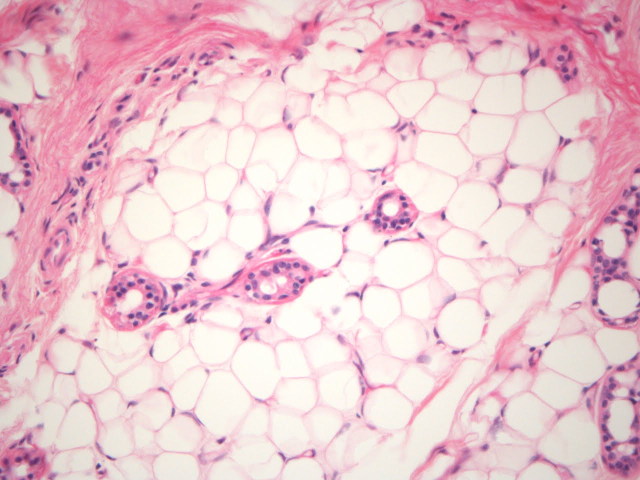
#> input picture data/adiposo01.jpg, 1280 x 960 px, found by its file name (shown at 1/2 size)
$ jupyter execute --allow-errors cell_biology.ipynb   (shell and % lines are left out)
#> lines starting #> are read from the running program, lines starting #| are printed output that depends on the picture; after the words box and inside, x2 and y2 are one past the last pixel; in counts of white or black regions, pixels touching at a corner belong together
<a href="https://colab.research.google.com/github/BrunoASNascimento/image-processing-study/blob/master/cell_biology.ipynb" target="_parent"></a>

#GIT CLONE
To get data

1. Qual é a quantidade de bits testa imagem? Justifique a sua resposta.
2. Converta esta imagem para níveis de cinza (usar a(s) banda(s) mais significativa(s)).
Para as questões seguintes, trabalhe com esta imagem em níveis de cinza.
3. Calcule e interprete o histograma desta imagem.
4. Desenvolva um script em Matlab (ou outra linguagem qualquer) para contar o número de células desta imagem.  Justifique cada comando do script.

#Imports

[cell 1]
from PIL import Image, ImageFilter
from google.colab.patches import cv2_imshow
import cv2
from matplotlib import pyplot as plt

#Read image

[cell 2]
img = cv2.imread('/content/image-processing-study/data/adiposo01.jpg', cv2.IMREAD_UNCHANGED)
#> img is the input picture: shape (960, 1280, 3); mean B, G, R 207.7, 199.9, 235.3
cv2_imshow(img)

#Convert image to grayscale

[cell 3]
img_gray = cv2.cvtColor(img, cv2.COLOR_BGR2GRAY)
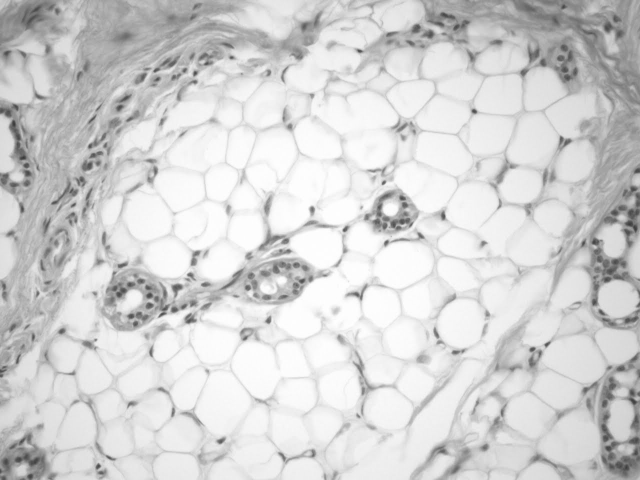
#> img_gray: shape (960, 1280) (shown at 1/2 size); min 53, max 255, mean 211.4
cv2_imshow(img_gray)

#Convert the contrast and brightness scale

[cell 4]
new_image = cv2.convertScaleAbs(img_gray, alpha=-2, beta=5)
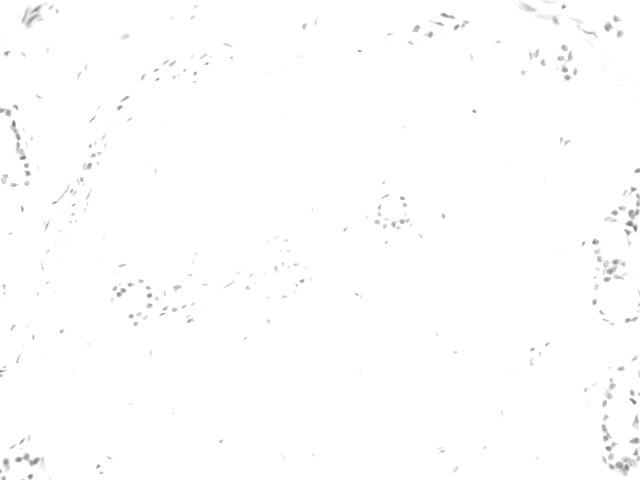
#> new_image: shape (960, 1280) (shown at 1/2 size); min 101, max 255, mean 253.8
cv2_imshow(new_image)

#Calculates histogram

[cell 5]
hist = cv2.calcHist([img_gray],[0],None,[256],[0,256])
#> hist = 256 values, max 32295 at index 253, min 0 at index 0, mean 4800

#Histogram chart

[cell 6]
plt.figure(figsize=(20,10))
plt.hist(img.ravel(),256,[0,256],color='grey')
plt.show()
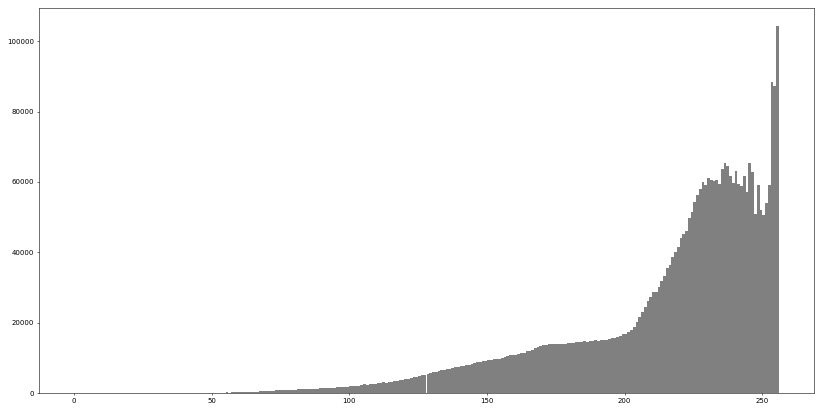
#> figure drawn by matplotlib, 1 panel; tallest bar 104242 high, from x = 255 to 256

#Create a binary thresholded image

[cell 7]
_, binary = cv2.threshold(new_image, 225, 255, cv2.THRESH_BINARY_INV)
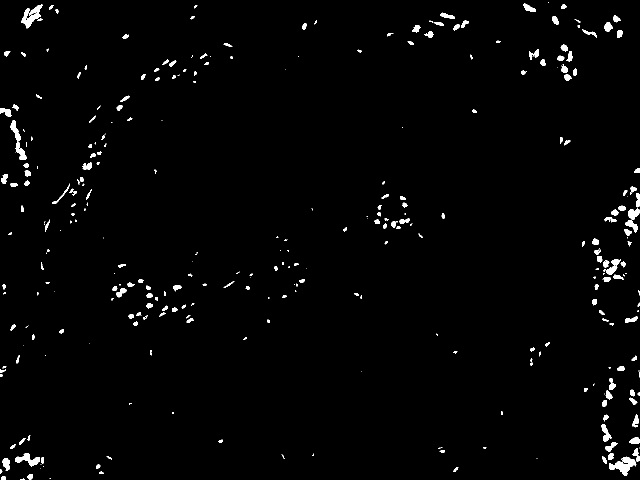
#> binary: shape (960, 1280) (shown at 1/2 size); 1.7% white; 323 white regions (106 under 20 px), largest, box (x1, y1, x2, y2) and area: (1218, 913, 1273, 952) 967, (43, 8, 85, 57) 869, (20, 240, 53, 320) 768
plt.imshow(binary, cmap="gray")
plt.show()

#> (a cell that did not finish here is left out)

# Get the image curve

[cell 9]
contours, hierarchy = cv2.findContours(img_gray, cv2.RETR_TREE, cv2.CHAIN_APPROX_SIMPLE)
#> contours = [[[0, 0], [0, 959], [1279, 959], [1279, 0]]]
image = cv2.drawContours(img_gray, contours, -1, (0, 255, 0), 2)
plt.imshow(image)
plt.show()

[cell 10]
print("Number of Contours found = " + str(len(contours)))
#| Number of Contours found = 1
